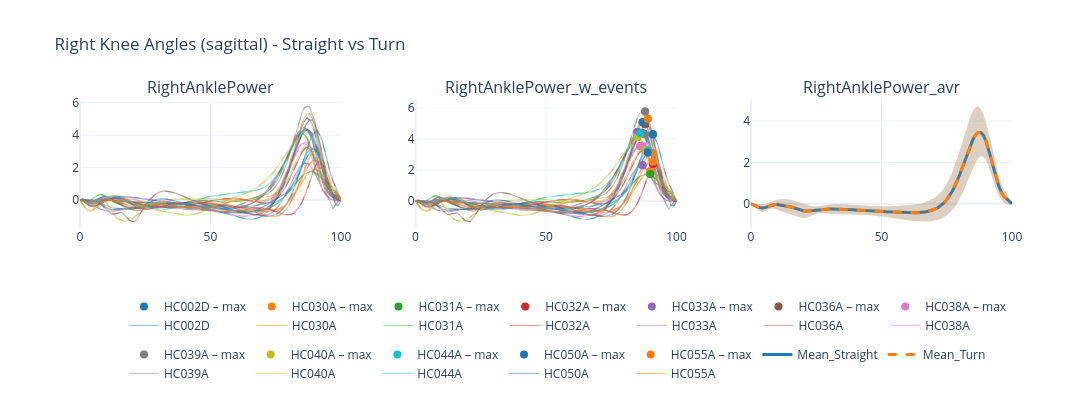

Here is the notebook cell this chart was saved with:
### Markdown cell above
### Example of individual line plots, events overlay and mean +/- standard deviation plots
Immediatly assigning it to a figure

### Code cell
lines_and_events = CompositeRenderer(IndividualLinesRenderer(), EventOverlayRenderer())
fig = (Ensembler( in_folder=fld, channels=channels, n_rows=rows, n_cols=cols, subj_list=subj_list, condition_spec=spec)
       .add_subplot(PlotSpec('RightAnklePower', 'Straight', companions=['Turn'], row=1, col=1, renderer=IndividualLinesRenderer()))
       .add_subplot(PlotSpec('RightAnklePower_w_events', 'Straight',companions=['Turn'], row=1, col=2, renderer=lines_and_events, events=events))
       .add_subplot(PlotSpec('RightAnklePower_avr', 'Straight', companions=['Turn'], row=1, col=3, renderer=MeanSDRenderer()))
       .build(title='Right Knee Angles (sagittal) - Straight vs Turn')
       )
fig.show()
